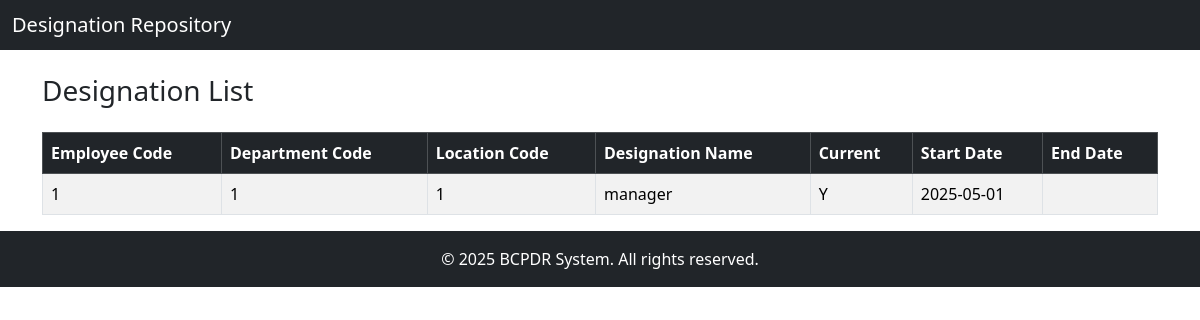
/Employee_Access/E_list_designation_repository.php, run on the app's committed database.
### tables this page shows
CREATE TABLE `designation_repository` (
  `EmployeeCode` varchar(10) DEFAULT NULL,
  `DepartmentCode` varchar(10) DEFAULT NULL,
  `LocationCode` varchar(10) DEFAULT NULL,
  `DesignationName` varchar(40) DEFAULT NULL,
  `CurrentInPosition` char(1) DEFAULT NULL CHECK (`CurrentInPosition` in ('Y','N')),
  `StartDate` date DEFAULT NULL,
  `EndDate` date DEFAULT NULL
);

### Employee_Access/E_list_designation_repository.php (the view, shortened to what this page needs)
<?php
$conn = new mysqli("localhost", "root", "", "BCPDR");
$query = "SELECT * FROM DESIGNATION_REPOSITORY ORDER BY EmployeeCode ASC";
$result = $conn->query($query);
?>
<!DOCTYPE html>
<html>
<head>
    <link href="https://cdn.jsdelivr.net/npm/bootstrap@5.3.3/dist/css/bootstrap.min.css" rel="stylesheet">
</head>
<body>
<nav class="navbar navbar-dark bg-dark">
    <div class="container-fluid">
        <span class="navbar-brand mb-0 h1">Designation Repository</span>
    </div>
</nav>
<div class="container mt-4">
    <h3 class="mb-4">Designation List</h3>
    <table class="table table-bordered table-striped">
        <thead class="table-dark">
            <tr>
                <th>Employee Code</th>
                <th>Department Code</th>
                <th>Location Code</th>
                <th>Designation Name</th>
                <th>Current</th>
                <th>Start Date</th>
                <th>End Date</th>
            </tr>
        </thead>
        <tbody>
        <?php while ($row = $result->fetch_assoc()): ?>
            <tr>
                <td><?= $row['EmployeeCode'] ?></td>
                <td><?= $row['DepartmentCode'] ?></td>
                <td><?= $row['LocationCode'] ?></td>
                <td><?= $row['DesignationName'] ?></td>
                <td><?= $row['CurrentInPosition'] ?></td>
                <td><?= $row['StartDate'] ?></td>
                <td><?= $row['CurrentInPosition'] === 'Y' ? '' : $row['EndDate'] ?></td>
            </tr>
        <?php endwhile; ?>
        </tbody>
    </table>
</div>
<footer class="bg-dark text-white text-center py-3">
    © 2025 BCPDR System. All rights reserved.
</footer>
</body>
</html>

### data on the page
designation_repository: EmployeeCode "1", DepartmentCode "1", LocationCode "1", DesignationName "manager", CurrentInPosition "Y", StartDate "2025-05-01"
